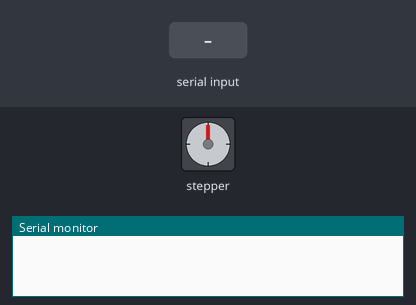
Bench run of a sketch on a simulated Arduino Uno, built with avr-gcc and run on an emulated ATmega328P. Shown: stepper motor, the last lines printed to the serial monitor. Wiring (inferred from the names in the program): stepper motor driver (200 steps per turn assumed): step pin 2; direction pin 3. Inputs (shaded band) come from the test bench.

Above: at 1.2 s.
1.3 s: "200\n" received over Serial
At 1.45 s:
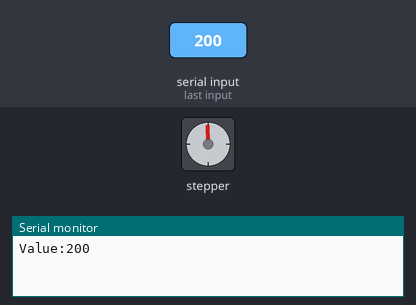
3.2 s: "90,45\n" received over Serial
At 4.5 s:
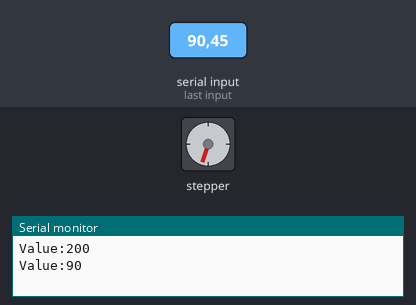
4.8 s: "30,150\n" received over Serial
At 6.0 s:
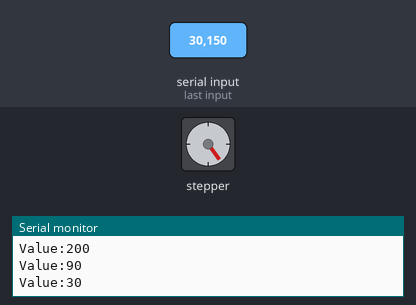
6.3 s: "5\n" received over Serial
At 6.6 s:
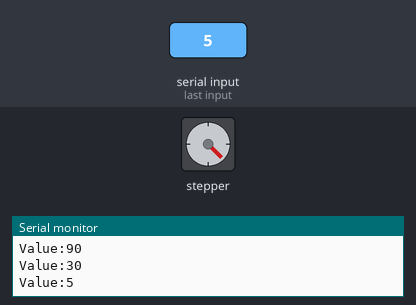
7.8 s: "90\n" received over Serial
At 9.1 s:
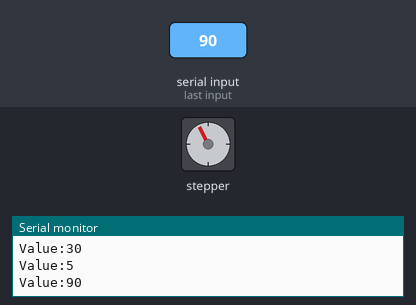
9.4 s: "90,45\n" received over Serial
At 10.6 s:
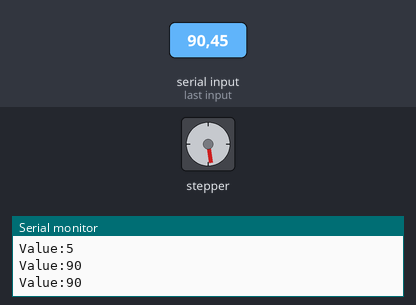
Timing chart, 0 to 12.0 s (numbered marks = the images above; inputs shaded):
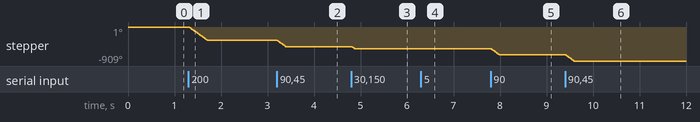

Measured:
- after the input at 1.3 s, stepper: turns 360° counter-clockwise in 0.40 s, starting at once
- after the input at 3.2 s, stepper: turns 162° counter-clockwise in 0.18 s, starting at once
- after the input at 4.8 s, stepper: turns 54° counter-clockwise, starting at once
- after the input at 6.3 s, stepper: goes -577° 0.01 s, then -585°, starting at once
- after the input at 7.8 s, stepper: turns 162° counter-clockwise in 0.18 s, starting at once
- after the input at 9.4 s, stepper: turns 162° counter-clockwise in 0.18 s, starting at once

The sketch:

turntable.ino
```cpp
// inChar Resource: https://www.arduino.cc/en/Tutorial.StringToIntExample
// Stepper Motor Resource: https://github.com/ItKindaWorks/How-To-Wire-It/blob/master/stepper/stepper_demo/stepper_demo.ino
const int stepPin = 2;
const int dirPin = 3;
int steps;
String inString = "";

void setup(){
  pinMode(stepPin, OUTPUT);
  pinMode(dirPin, OUTPUT);
  Serial.begin(9600);
}

void loop(){
    steps=0;
    while (Serial.available() > 0) {
    int inChar = Serial.read();
    if (inChar!='\n') {//isDigit(inChar)
      // convert the incoming byte to a char and add it to the string:
      inString += (char)inChar;
    }
    // if you get a newline, print the string, then the string's value:
    if (inChar == '\n') {
      Serial.print("Value:");
      steps=inString.toInt();
      Serial.println(steps);
      // clear the string for new input:
      inString = "";
    }
    if (steps>0){
      digitalWrite(dirPin,LOW);
    }
    if (steps<0){
      digitalWrite(dirPin,HIGH);
      steps=steps*-1;
    }
    for(int i = 0; i < steps; i++){
      digitalWrite(stepPin, HIGH);
      delay(1);
      digitalWrite(stepPin, LOW);
      delay(1);
    }
}
}
```
